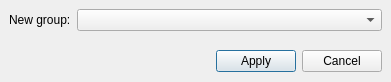
<?xml version="1.0" encoding="UTF-8"?>
<ui version="4.0">
 <class>ChangeGroupWindow</class>
 <widget class="QDialog" name="ChangeGroupWindow">
  <property name="windowModality">
   <enum>Qt::ApplicationModal</enum>
  </property>
  <property name="geometry">
   <rect>
    <x>0</x>
    <y>0</y>
    <width>391</width>
    <height>82</height>
   </rect>
  </property>
  <property name="windowTitle">
   <string>Change group</string>
  </property>
  <property name="modal">
   <bool>true</bool>
  </property>
  <layout class="QVBoxLayout" name="verticalLayout">
   <property name="spacing">
    <number>0</number>
   </property>
   <property name="leftMargin">
    <number>0</number>
   </property>
   <property name="topMargin">
    <number>0</number>
   </property>
   <property name="rightMargin">
    <number>0</number>
   </property>
   <property name="bottomMargin">
    <number>0</number>
   </property>
   <item>
    <widget class="QWidget" name="widget" native="true">
     <property name="styleSheet">
      <string notr="true"/>
     </property>
     <layout class="QFormLayout" name="formLayout">
      <item row="0" column="0">
       <widget class="QLabel" name="label">
        <property name="text">
         <string>New group:</string>
        </property>
       </widget>
      </item>
      <item row="0" column="1">
       <widget class="QComboBox" name="comboGroup"/>
      </item>
     </layout>
    </widget>
   </item>
   <item>
    <widget class="QWidget" name="widget_2" native="true">
     <layout class="QHBoxLayout" name="horizontalLayout">
      <item>
       <spacer name="horizontalSpacer">
        <property name="orientation">
         <enum>Qt::Horizontal</enum>
        </property>
        <property name="sizeHint" stdset="0">
         <size>
          <width>208</width>
          <height>20</height>
         </size>
        </property>
       </spacer>
      </item>
      <item>
       <widget class="QPushButton" name="buttonApply">
        <property name="text">
         <string>Apply</string>
        </property>
       </widget>
      </item>
      <item>
       <widget class="QPushButton" name="buttonCancel">
        <property name="text">
         <string>Cancel</string>
        </property>
       </widget>
      </item>
     </layout>
    </widget>
   </item>
  </layout>
 </widget>
 <resources/>
 <connections/>
</ui>
